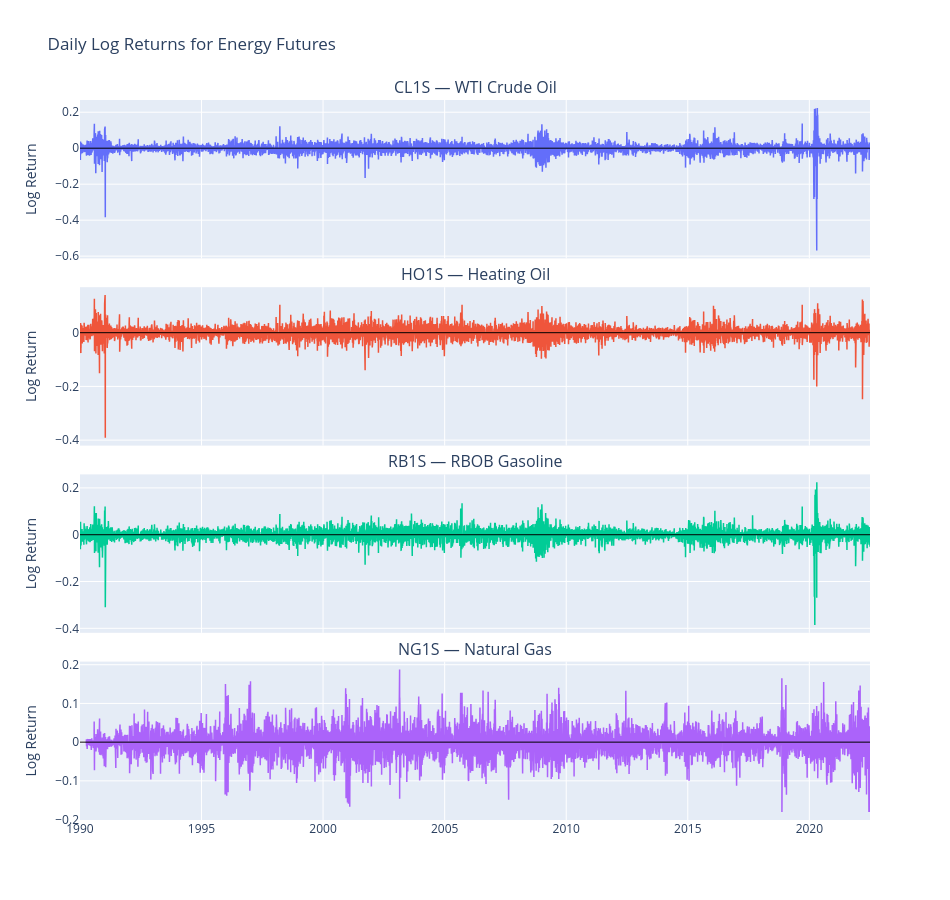

The notebook cell this image was saved under:
### Code cell
# ============================================================
# Plot Log Returns
# ============================================================
fig = make_subplots(
    rows=4,
    cols=1,
    shared_xaxes=True,
    vertical_spacing=0.04,
    subplot_titles=[
        f"{inst.upper()} — {INSTRUMENT_NAMES[inst]}"
        for inst in ENERGY_INSTRUMENTS
    ]
)

for row, inst in enumerate(ENERGY_INSTRUMENTS, start=1):
    df_inst = ohlcv_energy[ohlcv_energy["instrument"] == inst]

    fig.add_trace(
        go.Scatter(
            x=df_inst["date"],
            y=df_inst["log_return"],
            mode="lines",
            name=inst.upper(),
            line=dict(width=1.5)
        ),
        row=row,
        col=1
    )

    fig.add_hline(
        y=0,
        line=dict(color="black", width=1),
        row=row,
        col=1
    )

    fig.update_yaxes(title_text="Log Return", row=row, col=1)

fig.update_layout(
    height=900,
    width=950,
    title_text="Daily Log Returns for Energy Futures",
    showlegend=False
)

fig.show()

### Figure 1 — Plotly figure (JSON) as saved in the notebook; plotly's stock layout.template omitted (floating-point values rounded to 4 significant figures; data arrays with more than 128 entries replaced by an {"elided": "..."} marker saying what was removed)
{"data": [{"line": {"width": 1.5}, "mode": "lines", "name": "CL1S", "type": "scatter", "x": {"elided": "8171 str values"}, "xaxis": "x", "y": {"elided": "8171 float values"}, "yaxis": "y"}, {"line": {"width": 1.5}, "mode": "lines", "name": "HO1S", "type": "scatter", "x": {"elided": "8169 str values"}, "xaxis": "x2", "y": {"elided": "8169 float values"}, "yaxis": "y2"}, {"line": {"width": 1.5}, "mode": "lines", "name": "RB1S", "type": "scatter", "x": {"elided": "8170 str values"}, "xaxis": "x3", "y": {"elided": "8170 float values"}, "yaxis": "y3"}, {"line": {"width": 1.5}, "mode": "lines", "name": "NG1S", "type": "scatter", "x": {"elided": "8104 str values"}, "xaxis": "x4", "y": {"elided": "8104 float values"}, "yaxis": "y4"}], "layout": {"annotations": [{"font": {"size": 16}, "showarrow": false, "text": "CL1S — WTI Crude Oil", "x": 0.5, "xanchor": "center", "xref": "paper", "y": 1, "yanchor": "bottom", "yref": "paper"}, {"font": {"size": 16}, "showarrow": false, "text": "HO1S — Heating Oil", "x": 0.5, "xanchor": "center", "xref": "paper", "y": 0.74, "yanchor": "bottom", "yref": "paper"}, {"font": {"size": 16}, "showarrow": false, "text": "RB1S — RBOB Gasoline", "x": 0.5, "xanchor": "center", "xref": "paper", "y": 0.48, "yanchor": "bottom", "yref": "paper"}, {"font": {"size": 16}, "showarrow": false, "text": "NG1S — Natural Gas", "x": 0.5, "xanchor": "center", "xref": "paper", "y": 0.22, "yanchor": "bottom", "yref": "paper"}], "height": 900, "shapes": [{"line": {"color": "black", "width": 1}, "type": "line", "x0": 0, "x1": 1, "xref": "x domain", "y0": 0, "y1": 0, "yref": "y"}, {"line": {"color": "black", "width": 1}, "type": "line", "x0": 0, "x1": 1, "xref": "x2 domain", "y0": 0, "y1": 0, "yref": "y2"}, {"line": {"color": "black", "width": 1}, "type": "line", "x0": 0, "x1": 1, "xref": "x3 domain", "y0": 0, "y1": 0, "yref": "y3"}, {"line": {"color": "black", "width": 1}, "type": "line", "x0": 0, "x1": 1, "xref": "x4 domain", "y0": 0, "y1": 0, "yref": "y4"}], "showlegend": false, "title": {"text": "Daily Log Returns for Energy Futures"}, "width": 950, "xaxis": {"anchor": "y", "domain": [0, 1], "matches": "x4", "showticklabels": false}, "xaxis2": {"anchor": "y2", "domain": [0, 1], "matches": "x4", "showticklabels": false}, "xaxis3": {"anchor": "y3", "domain": [0, 1], "matches": "x4", "showticklabels": false}, "xaxis4": {"anchor": "y4", "domain": [0, 1]}, "yaxis": {"anchor": "x", "domain": [0.78, 1], "title": {"text": "Log Return"}}, "yaxis2": {"anchor": "x2", "domain": [0.52, 0.74], "title": {"text": "Log Return"}}, "yaxis3": {"anchor": "x3", "domain": [0.26, 0.48], "title": {"text": "Log Return"}}, "yaxis4": {"anchor": "x4", "domain": [0, 0.22], "title": {"text": "Log Return"}}}}
